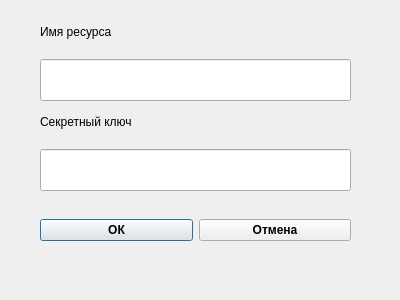
<?xml version="1.0" encoding="UTF-8"?>
<ui version="4.0">
 <class>AddResourceDialog</class>
 <widget class="QDialog" name="AddResourceDialog">
  <property name="geometry">
   <rect>
    <x>0</x>
    <y>0</y>
    <width>400</width>
    <height>300</height>
   </rect>
  </property>
  <property name="windowTitle">
   <string>Dialog</string>
  </property>
  <widget class="QWidget" name="horizontalLayoutWidget">
   <property name="geometry">
    <rect>
     <x>40</x>
     <y>210</y>
     <width>311</width>
     <height>41</height>
    </rect>
   </property>
   <layout class="QHBoxLayout" name="horizontalLayout">
    <item>
     <widget class="QPushButton" name="okButton">
      <property name="font">
       <font>
        <bold>true</bold>
       </font>
      </property>
      <property name="text">
       <string>ОК</string>
      </property>
      <property name="autoDefault">
       <bool>false</bool>
      </property>
      <property name="default">
       <bool>true</bool>
      </property>
     </widget>
    </item>
    <item>
     <widget class="QPushButton" name="cancelButton">
      <property name="sizePolicy">
       <sizepolicy hsizetype="Preferred" vsizetype="Fixed">
        <horstretch>0</horstretch>
        <verstretch>0</verstretch>
       </sizepolicy>
      </property>
      <property name="font">
       <font>
        <bold>true</bold>
       </font>
      </property>
      <property name="text">
       <string>Отмена</string>
      </property>
      <property name="autoDefault">
       <bool>false</bool>
      </property>
      <property name="default">
       <bool>false</bool>
      </property>
     </widget>
    </item>
   </layout>
  </widget>
  <widget class="QWidget" name="verticalLayoutWidget">
   <property name="geometry">
    <rect>
     <x>40</x>
     <y>10</y>
     <width>311</width>
     <height>91</height>
    </rect>
   </property>
   <layout class="QVBoxLayout" name="verticalLayout">
    <item>
     <widget class="QLabel" name="label">
      <property name="text">
       <string>Имя ресурса</string>
      </property>
     </widget>
    </item>
    <item>
     <widget class="QLineEdit" name="nameLineEdit">
      <property name="sizePolicy">
       <sizepolicy hsizetype="Expanding" vsizetype="Preferred">
        <horstretch>0</horstretch>
        <verstretch>0</verstretch>
       </sizepolicy>
      </property>
      <property name="font">
       <font>
        <pointsize>12</pointsize>
        <bold>true</bold>
       </font>
      </property>
     </widget>
    </item>
   </layout>
  </widget>
  <widget class="QWidget" name="verticalLayoutWidget_2">
   <property name="geometry">
    <rect>
     <x>40</x>
     <y>100</y>
     <width>311</width>
     <height>91</height>
    </rect>
   </property>
   <layout class="QVBoxLayout" name="verticalLayout_2">
    <item>
     <widget class="QLabel" name="label_2">
      <property name="text">
       <string>Секретный ключ</string>
      </property>
      <property name="wordWrap">
       <bool>false</bool>
      </property>
     </widget>
    </item>
    <item>
     <widget class="QLineEdit" name="keyLineEdit">
      <property name="sizePolicy">
       <sizepolicy hsizetype="Expanding" vsizetype="Preferred">
        <horstretch>0</horstretch>
        <verstretch>0</verstretch>
       </sizepolicy>
      </property>
      <property name="font">
       <font>
        <pointsize>12</pointsize>
        <bold>true</bold>
       </font>
      </property>
     </widget>
    </item>
   </layout>
  </widget>
 </widget>
 <resources/>
 <connections/>
</ui>
